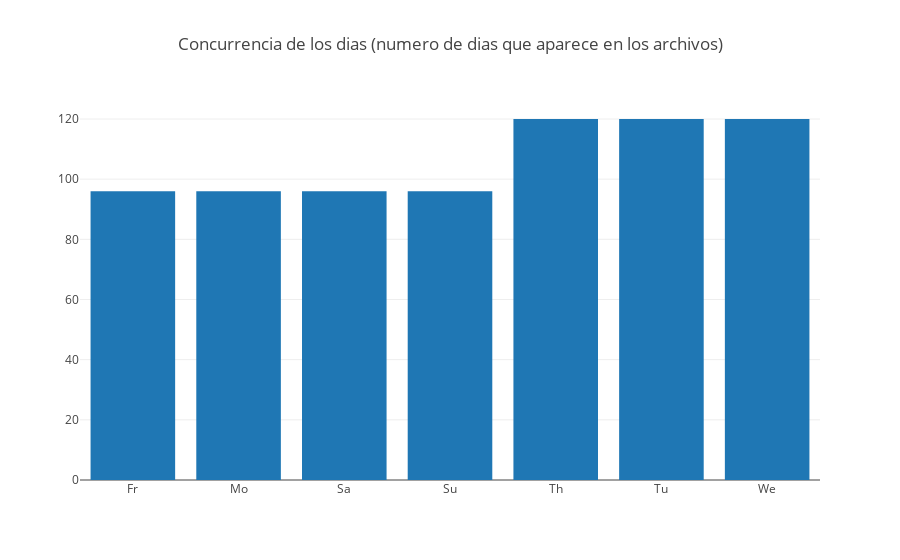

Source (notebook cell):
### Code cell
plotly.offline.init_notebook_mode(connected=True)
data = [go.Bar(
            x=resumen_dias.index,
            y=resumen_dias['DiaSemana']
    )]
layout = go.Layout(
    title='Concurrencia de los dias (numero de dias que aparece en los archivos)',
)
fig = go.Figure(data=data, layout=layout)
plotly.offline.iplot(fig, filename='concurrencia')

### Figure 1 — Plotly figure (JSON) as saved in the notebook; plotly's stock layout.template omitted (floating-point values rounded to 4 significant figures)
{"data": [{"type": "bar", "x": ["Fr", "Mo", "Sa", "Su", "Th", "Tu", "We"], "y": [96, 96, 96, 96, 120, 120, 120]}], "layout": {"title": "Concurrencia de los dias (numero de dias que aparece en los archivos)"}}
